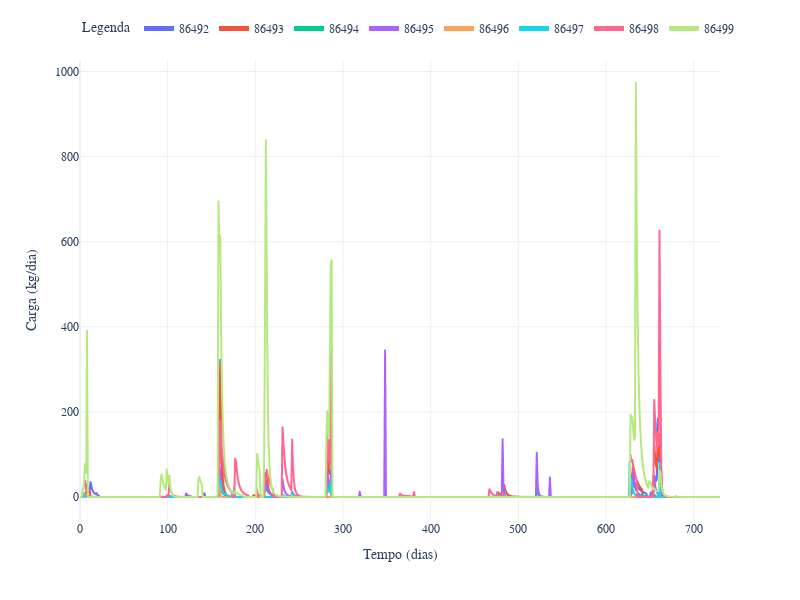

The cell this chart's notebook holds for it:
### Markdown cell above
Gráfico de Washoff (Lavagem) em massa DBO

### Code cell
fig = df_Wo.plot()
fig.update_layout(
    xaxis_title='Tempo (dias)',
    yaxis_title='Carga (kg/dia)',
    legend_title='Legenda',
    legend=dict(y=1.1, orientation='h', itemsizing='constant'),
    font_family='CMU Serif',
    font=dict(size=12),
    width=800,
    height=600
)
fig.show()

### Figure 1 — Plotly figure (JSON) as saved in the notebook; plotly's stock layout.template omitted (floating-point values rounded to 4 significant figures; data arrays with more than 128 entries replaced by an {"elided": "..."} marker saying what was removed)
{"data": [{"hovertemplate": "variable=86492<br>index=%{x}<br>value=%{y}<extra></extra>", "legendgroup": "86492", "line": {"color": "#636efa", "dash": "solid"}, "marker": {"symbol": "circle"}, "mode": "lines", "name": "86492", "showlegend": true, "type": "scattergl", "x": {"elided": "731 int values"}, "xaxis": "x", "y": {"elided": "731 float values"}, "yaxis": "y"}, {"hovertemplate": "variable=86493<br>index=%{x}<br>value=%{y}<extra></extra>", "legendgroup": "86493", "line": {"color": "#EF553B", "dash": "solid"}, "marker": {"symbol": "circle"}, "mode": "lines", "name": "86493", "showlegend": true, "type": "scattergl", "x": {"elided": "731 int values"}, "xaxis": "x", "y": {"elided": "731 float values"}, "yaxis": "y"}, {"hovertemplate": "variable=86494<br>index=%{x}<br>value=%{y}<extra></extra>", "legendgroup": "86494", "line": {"color": "#00cc96", "dash": "solid"}, "marker": {"symbol": "circle"}, "mode": "lines", "name": "86494", "showlegend": true, "type": "scattergl", "x": {"elided": "731 int values"}, "xaxis": "x", "y": {"elided": "731 float values"}, "yaxis": "y"}, {"hovertemplate": "variable=86495<br>index=%{x}<br>value=%{y}<extra></extra>", "legendgroup": "86495", "line": {"color": "#ab63fa", "dash": "solid"}, "marker": {"symbol": "circle"}, "mode": "lines", "name": "86495", "showlegend": true, "type": "scattergl", "x": {"elided": "731 int values"}, "xaxis": "x", "y": {"elided": "731 float values"}, "yaxis": "y"}, {"hovertemplate": "variable=86496<br>index=%{x}<br>value=%{y}<extra></extra>", "legendgroup": "86496", "line": {"color": "#FFA15A", "dash": "solid"}, "marker": {"symbol": "circle"}, "mode": "lines", "name": "86496", "showlegend": true, "type": "scattergl", "x": {"elided": "731 int values"}, "xaxis": "x", "y": {"elided": "731 float values"}, "yaxis": "y"}, {"hovertemplate": "variable=86497<br>index=%{x}<br>value=%{y}<extra></extra>", "legendgroup": "86497", "line": {"color": "#19d3f3", "dash": "solid"}, "marker": {"symbol": "circle"}, "mode": "lines", "name": "86497", "showlegend": true, "type": "scattergl", "x": {"elided": "731 int values"}, "xaxis": "x", "y": {"elided": "731 float values"}, "yaxis": "y"}, {"hovertemplate": "variable=86498<br>index=%{x}<br>value=%{y}<extra></extra>", "legendgroup": "86498", "line": {"color": "#FF6692", "dash": "solid"}, "marker": {"symbol": "circle"}, "mode": "lines", "name": "86498", "showlegend": true, "type": "scattergl", "x": {"elided": "731 int values"}, "xaxis": "x", "y": {"elided": "731 float values"}, "yaxis": "y"}, {"hovertemplate": "variable=86499<br>index=%{x}<br>value=%{y}<extra></extra>", "legendgroup": "86499", "line": {"color": "#B6E880", "dash": "solid"}, "marker": {"symbol": "circle"}, "mode": "lines", "name": "86499", "showlegend": true, "type": "scattergl", "x": {"elided": "731 int values"}, "xaxis": "x", "y": {"elided": "731 float values"}, "yaxis": "y"}], "layout": {"font": {"family": "CMU Serif", "size": 12}, "height": 600, "legend": {"itemsizing": "constant", "orientation": "h", "title": {"text": "Legenda"}, "tracegroupgap": 0, "y": 1.1}, "margin": {"t": 60}, "width": 800, "xaxis": {"anchor": "y", "domain": [0, 1], "title": {"text": "Tempo (dias)"}}, "yaxis": {"anchor": "x", "domain": [0, 1], "title": {"text": "Carga (kg/dia)"}}}}
